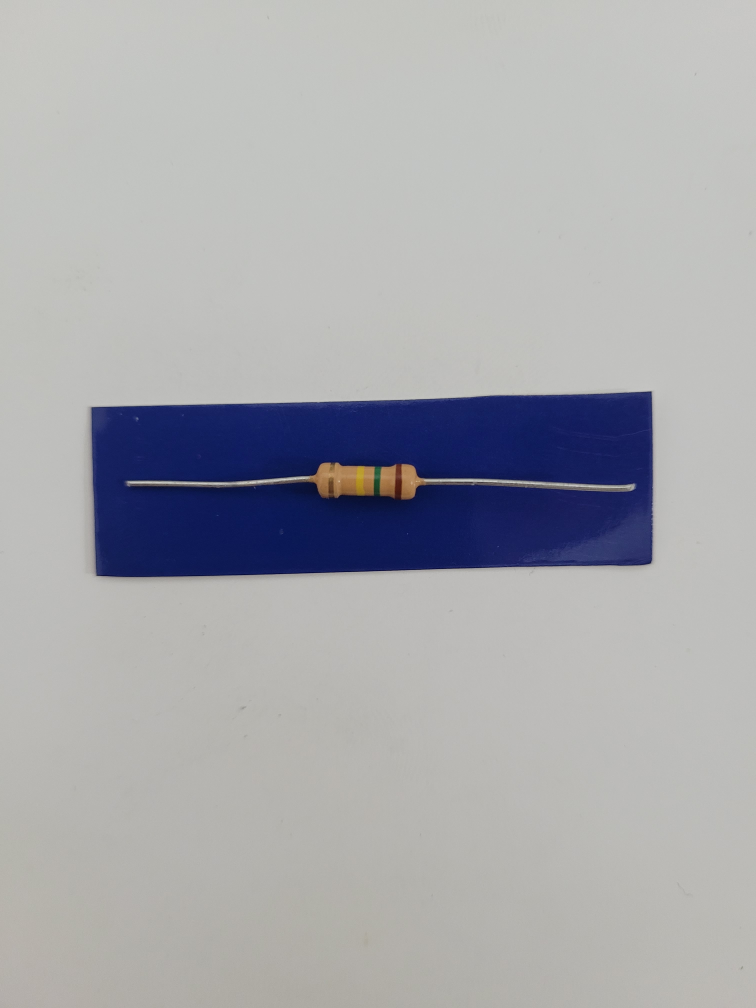
#> input picture Resistencias/R10_a.jpg, 3024 x 4032 px (shown at 1/4 size); its folder holds 4 pictures in this run
$ python tp2_ej2.py
#> lines starting #> are read from the running program, lines starting #| are printed output that depends on the picture; after the words box and inside, x2 and y2 are one past the last pixel; in counts of white or black regions, pixels touching at a corner belong together
#> further down, img is the input picture: shape (4032, 3024, 3); mean B, G, R 173.1, 169.1, 168.2
import cv2
import numpy as np
import glob
import matplotlib.pyplot as plt
import os
import re

# vars globales para mostrar los graficos
mostrar_graficos_1 = False # etapa 1
mostrar_graficos_2 = False # etapa 2

''' ===============================================================================================
    ============== PRIMERA ETAPA: Recorte de rectangulos azules con las resistencias ============== '''

# Función para obtener una máscara de las áreas de color azul fuerte en una imagen
def obtener_mascara_azul_fuerte(img_bgr):
    img_hsv = cv2.cvtColor(img_bgr, cv2.COLOR_BGR2HSV)  # Convierte la imagen de BGR a HSV
#> img_hsv: shape (4032, 3024, 3); mean H, S, V 40.6, 29, 176.9
    lower_blue = np.array([90, 50, 50])  # Límite inferior para el rango de color azul
    upper_blue = np.array([130, 255, 255])  # Límite superior para el rango de color azul
    mask = cv2.inRange(img_hsv, lower_blue, upper_blue)  # Genera una máscara para los píxeles en el rango
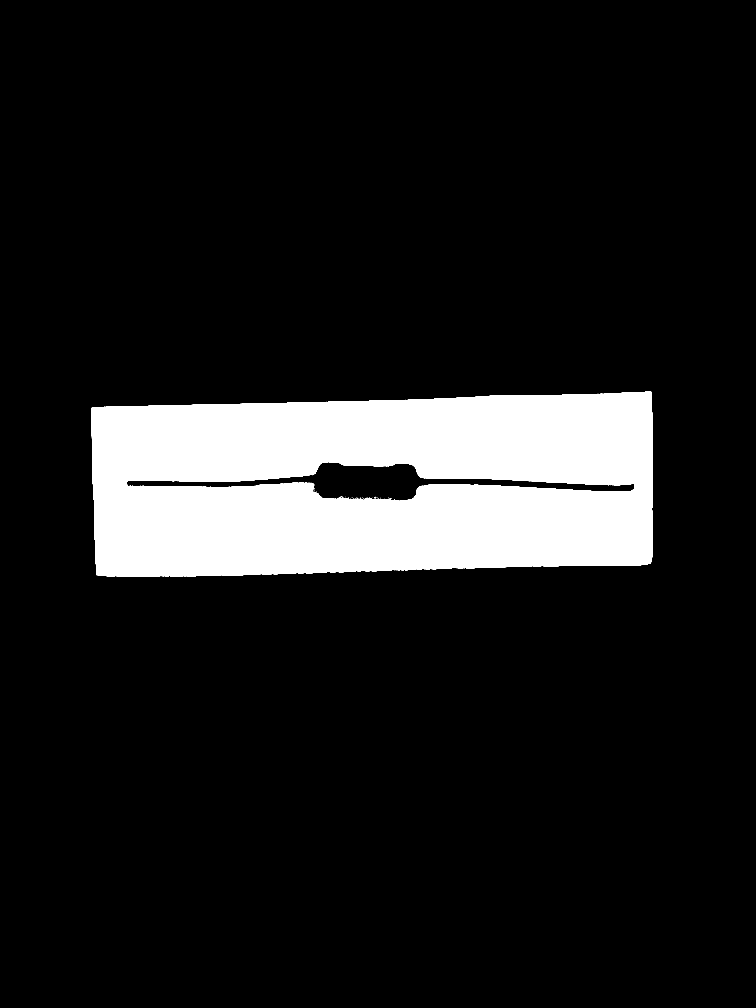
#> mask: shape (4032, 3024) (shown at 1/4 size); 11.7% white; 115 white regions (88 under 20 px), largest, box (x1, y1, x2, y2) and area: (366, 1567, 2612, 2308) 1430683, (802, 2301, 884, 2304) 87, (680, 2304, 732, 2306) 53

    # Graficos demostrativos del proceso
    if mostrar_graficos_1 == True:
        plt.figure(figsize=(15, 7))
        plt.imshow(mask)
        plt.title('Mascara azul')
        plt.axis('off')
        plt.show()

    return mask

# Función para ordenar los puntos de un contorno en un orden específico (superior izq -> sup der -> inf der -> inf izq)
def ordenar_puntos(puntos):
    rect = np.zeros((4, 2), dtype="float32")  # Inicializa una matriz de 4 puntos
    s = puntos.sum(axis=1)  # Suma de las coordenadas x + y
    diff = np.diff(puntos, axis=1)  # Diferencia entre las coordenadas x - y

    rect[0] = puntos[np.argmin(s)]     # Punto con la menor suma (superior izquierdo)
    rect[2] = puntos[np.argmax(s)]     # Punto con la mayor suma (inferior derecho)
    rect[1] = puntos[np.argmin(diff)]  # Menor diferencia (superior derecho)
    rect[3] = puntos[np.argmax(diff)]  # Mayor diferencia (inferior izquierdo)

    return rect

# Función híbrida para obtener una vista en perspectiva desde arriba de una imagen con una región azul
def perspectiva_vista_superior_hibrido(img_bgr):
    # Sub-función que intenta detectar un contorno rectangular preciso
    def metodo_contorno_preciso(img_bgr):
        mask = obtener_mascara_azul_fuerte(img_bgr)  # Obtiene la máscara azul fuerte
        kernel = cv2.getStructuringElement(cv2.MORPH_RECT, (15, 15))  # Kernel rectangular para operaciones morfológicas
        mask = cv2.morphologyEx(mask, cv2.MORPH_CLOSE, kernel)  # Aplica cierre para unir regiones cercanas
#> mask: shape (4032, 3024); 11.8% white; 1 white region
        contours, _ = cv2.findContours(mask, cv2.RETR_EXTERNAL, cv2.CHAIN_APPROX_SIMPLE)  # Encuentra contornos
#> contours = 1 contour; box (x1, y1, x2, y2) and area: (366, 1567, 2612, 2308) 1526752

        mejor_contorno = None  # Inicializa la variable para almacenar el mejor contorno
        max_area = 0  # Área máxima inicial

        # Recorre cada contorno para encontrar el mejor candidato
        for cnt in contours:
            peri = cv2.arcLength(cnt, True)  # Perímetro del contorno
            approx = cv2.approxPolyDP(cnt, 0.02 * peri, True)  # Aproxima el contorno a un polígono

            # Verifica si el contorno tiene 4 lados y mayor área.
            if len(approx) == 4:
                area = cv2.contourArea(approx)
                if area > max_area:
                    max_area = area
                    mejor_contorno = approx
#> this loop made 1 pass
#> (peri, area, max_area, mejor_contorno) on pass 1: (5889.2, 1507402, 1507402, [[2605, 1569], [369, 1629], [386, 2299], [2596, 2255]])
#> after the loop, max_area = 1507402

        if mejor_contorno is None:
            raise ValueError("Contorno rectangular no detectado.")  # Lanza excepción si no encuentra un contorno válido

        box_ordenado = ordenar_puntos(mejor_contorno.reshape(4, 2))  # Ordena los puntos del contorno
#> in ordenar_puntos, `s = puntos.sum(axis=1)`: s = [4174, 1998, 2685, 4851]
#> in ordenar_puntos, `diff = np.diff(puntos, axis=1)`: diff = [-1036, 1260, 1913, -341]
#> box_ordenado = [[369, 1629], [2605, 1569], [2596, 2255], [386, 2299]]
        return transformar_perspectiva(img_bgr, box_ordenado)  # Realiza la transformación en perspectiva

    # Sub-función alternativa que usa un rectángulo de área mínima si el contorno preciso falla
    def metodo_fallback_min_area_rect(img_bgr):
        mask = obtener_mascara_azul_fuerte(img_bgr)  # Obtiene la máscara azul fuerte
        kernel = cv2.getStructuringElement(cv2.MORPH_RECT, (7, 7))  # Kernel más pequeño para el cierre
        mask = cv2.morphologyEx(mask, cv2.MORPH_CLOSE, kernel)  # Aplica cierre para unir regiones cercanas
        coords = cv2.findNonZero(mask)  # Obtiene las coordenadas no nulas de la máscara

        if coords is None:
            raise ValueError("No se detectó región azul.")  # Lanza excepción si no hay píxeles detectados

        rect = cv2.minAreaRect(coords)  # Calcula el rectángulo de área mínima que encierra las coordenadas
        box = cv2.boxPoints(rect)  # Convierte el rectángulo en un conjunto de 4 puntos
        box = box.astype(np.intp)  # Convierte las coordenadas a enteros
        box_ordenado = ordenar_puntos(box)  # Ordena los puntos

        return transformar_perspectiva(img_bgr, box_ordenado)  # Realiza la transformación en perspectiva

    # Sub-función para transformar una región de interés en perspectiva
    def transformar_perspectiva(img, box_ordenado):
        (tl, tr, br, bl) = box_ordenado  # Extrae los puntos en el orden deseado
#> tl = [369, 1629]; tr = [2605, 1569]; br = [2596, 2255]; bl = [386, 2299]
        # Calcula las dimensiones del nuevo plano
        ancho_sup = np.linalg.norm(tr - tl)
#> ancho_sup = 2236.8
        ancho_inf = np.linalg.norm(br - bl)
#> ancho_inf = 2210.4
        alto_izq = np.linalg.norm(bl - tl)
#> alto_izq = 670.2
        alto_der = np.linalg.norm(br - tr)
#> alto_der = 686.1
        ancho_max = int(max(ancho_sup, ancho_inf))
#> ancho_max = 2236
        alto_max = int(max(alto_izq, alto_der))
#> alto_max = 686

        # Define los puntos destino en el nuevo plano
        destino = np.array([
            [0, 0],
            [ancho_max - 1, 0],
            [ancho_max - 1, alto_max - 1],
            [0, alto_max - 1]
        ], dtype="float32")
#> destino = [[0, 0], [2235, 0], [2235, 685], [0, 685]]

        M = cv2.getPerspectiveTransform(box_ordenado, destino)  # Calcula la matriz de transformación
#> M = [[0.997, -0.0253, -326.7], [0.0264, 0.985, -1615], [9.62e-06, -1.7e-05, 1]]

        transf = cv2.warpPerspective(img, M, (ancho_max, alto_max))
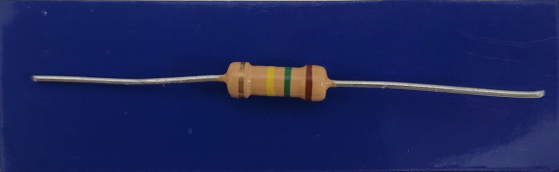
#> transf: shape (686, 2236, 3) (shown at 1/4 size); mean B, G, R 91.3, 36.2, 27.5

        # Gráficos auxiliares del proceso
        if mostrar_graficos_1 == True:
            titles = ['Original', 'Transformada']
            images = [img, transf]
            plt.figure(figsize=(15, 7))
            for i in range(2):
                plt.subplot(1, 2, i+1)
                cmap = 'gray' if i < 4 else None
                plt.imshow(images[i], cmap=cmap)
                plt.title(titles[i])
                plt.axis('off')
            plt.tight_layout()
            plt.show()

        return transf  # Aplica la transformación

    # Intenta usar el método confiable; si falla, usa el método de respaldo
    try:
        return metodo_contorno_preciso(img_bgr)
    except Exception as e:
        return metodo_fallback_min_area_rect(img_bgr)

''' ===============================================================================================
    =========== SEGUNDA ETAPA: Detección del cuerpo y bandas de color de la resistencia =========== '''

# Detecta y segmenta el cuerpo de la resistencia en una imagen con fondo azul.
# Devuelve:
#  - la región recortada (ROI) del cuerpo de la resistencia.
# [164 lines left out: functions detectar_cuerpo_resistencia, detectar_colores_bandas, verificar_sentido_resistencia, not called in this run]

''' ===============================================================================================
    ==================== TERCERA ETAPA: Calculo de valores de las resistencias ==================== '''

# --- Código de colores comercial ---
codigo_colores = {
    "Negro": 0, "Marron": 1, "Rojo": 2, "Naranja": 3,
    "Amarillo": 4, "Verde": 5, "Azul": 6, "Violeta": 7,
    "Gris": 8, "Blanco": 9
}
multiplicadores = {
    "Negro": 1, "Marron": 10, "Rojo": 100, "Naranja": 1000,
    "Amarillo": 10000, "Verde": 100000, "Azul": 1000000,
    "Violeta": 10000000, "Gris": 100000000, "Blanco": 1000000000
}

# Calcula el valor de la resistencia en Ohms basado en los nombres de las bandas detectadas.
# Convierte automáticamente a kOhms o MOhms si el valor es grande.
#  - Recibe: Lista de tuplas con coordenadas x y nombres de colores detectados.
#  - Devuelve: Valor de la resistencia en formato legible con unidades.
# [18 lines left out: function calcular_valor_resistencia_comercial, not called in this run]

''' ===============================================================================================
    ================= CUARTA ETAPA: Funcion principal que inicia el procedimiento ================= '''

# --- Procesar múltiples resistencias ---
def procesar_resistencias(directorio):
    resultados = []
    patron = re.compile(r'^R\d+_a_out\.jpg$')  # Patrón para seleccionar imágenes del tipo Rx_a_out.jpg
    for archivo in os.listdir(directorio):
        if patron.match(archivo):  # Verifica si el nombre cumple con el patrón
            ruta = os.path.join(directorio, archivo)

            # Cargar la imagen
            imagen = cv2.imread(ruta)

            roi, _ = detectar_cuerpo_resistencia(imagen)
            if roi is not None:
                roi_hsv = cv2.cvtColor(roi, cv2.COLOR_BGR2HSV)
                _, colores_detectados = detectar_colores_bandas(roi_hsv)

                # Verificar sentido de la resistencia
                roi_ajustada, colores_ajustados = verificar_sentido_resistencia(roi, colores_detectados)

                # Calcular el valor de la resistencia
                valor_resistencia = calcular_valor_resistencia_comercial(colores_ajustados)

                resultados.append({
                    "imagen": archivo,
                    "colores": colores_ajustados,
                    "valor": valor_resistencia
                })

    return resultados

''' =============================================================================================== '''


''' =============== PROCEDIMIENTO =============== '''

# --- Itera sobre todas las imágenes en la carpeta "Resistencias" ---
for ruta in glob.glob("Resistencias/*.jpg"):
    img = cv2.imread(ruta)  # Lee la imagen actual
    try:
        salida = perspectiva_vista_superior_hibrido(img)  # Procesa la imagen para obtener la vista superior
        nombre = ruta.split("\\")[-1].replace(".jpg", "_out.jpg")  # Genera un nombre para la imagen de salida
        cv2.imwrite(f"Resultados/{nombre}", salida)  # Guarda la imagen procesada en la carpeta de resultados
    except Exception as e:
        print(f"Error con {ruta}: {e}")  # Informa errores durante el procesamiento
#> pass 2 of the loop `for ruta in glob.glob("Resistencias/*.jpg"):`:
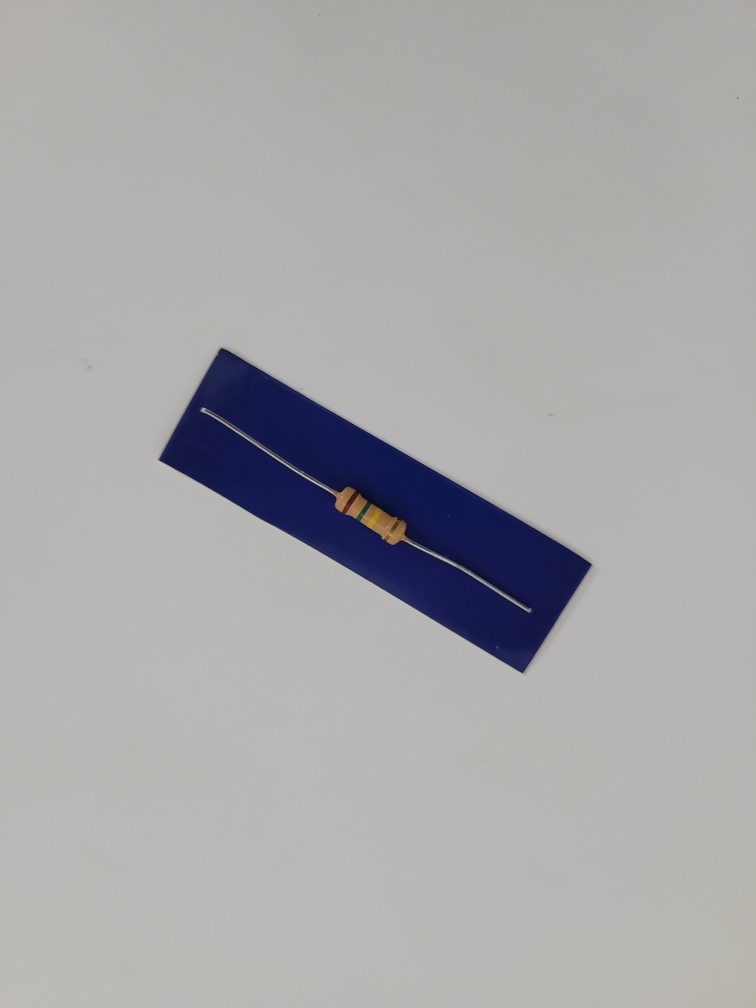
#> input picture Resistencias/R10_b.jpg, 3024 x 4032 px (shown at 1/4 size)
#> img is the input picture: shape (4032, 3024, 3); mean B, G, R 169.6, 168.9, 168.8
#> in metodo_contorno_preciso (call 2), `mask = cv2.morphologyEx(mask, cv2.MORPH_CLOSE, kernel)`:
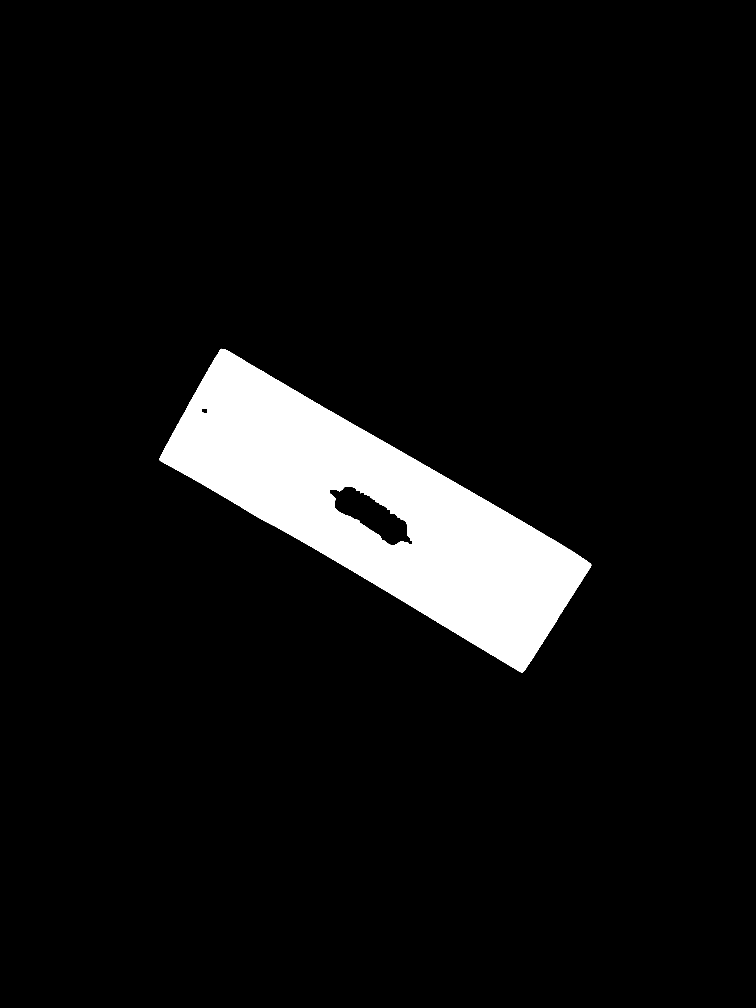
#> mask: shape (4032, 3024) (shown at 1/4 size); 6.9% white; 1 white region
#> contours = 1 contour; box (x1, y1, x2, y2) and area: (637, 1395, 2365, 2691) 875618
#> the loop in metodo_contorno_preciso (call 2), `for cnt in contours:` made 1 pass
#> (peri, area, max_area, mejor_contorno) on pass 1: (4754.1, 862245, 862245, [[880, 1399], [637, 1839], [2091, 2690], [2363, 2255]])
#> after the loop in metodo_contorno_preciso (call 2), `for cnt in contours:`: max_area = 862245
#> in metodo_contorno_preciso (call 2), `box_ordenado = ordenar_puntos(mejor_contorno.reshape(4, 2))`: box_ordenado = [[880, 1399], [2363, 2255], [2091, 2690], [637, 1839]]
#> tl = [880, 1399]; tr = [2363, 2255]; br = [2091, 2690]; bl = [637, 1839]
#> ancho_sup = 1712.3
#> ancho_inf = 1684.7
#> alto_izq = 502.6
#> alto_der = 513
#> ancho_max = 1712
#> alto_max = 513
#> destino = [[0, 0], [1711, 0], [1711, 512], [0, 512]]
#> M = [[0.887, 0.49, -1465.2], [-0.498, 0.862, -768.3], [2.62e-05, -2.15e-05, 1]]
#> in transformar_perspectiva (call 2), `transf = cv2.warpPerspective(img, M, (ancho_max, alto_max))`:
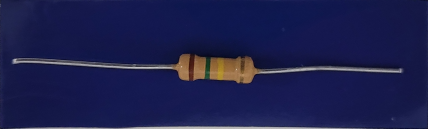
#> transf: shape (513, 1712, 3) (shown at 1/4 size); mean B, G, R 76.5, 30.6, 27.9
#> pass 3 of the loop `for ruta in glob.glob("Resistencias/*.jpg"):`:
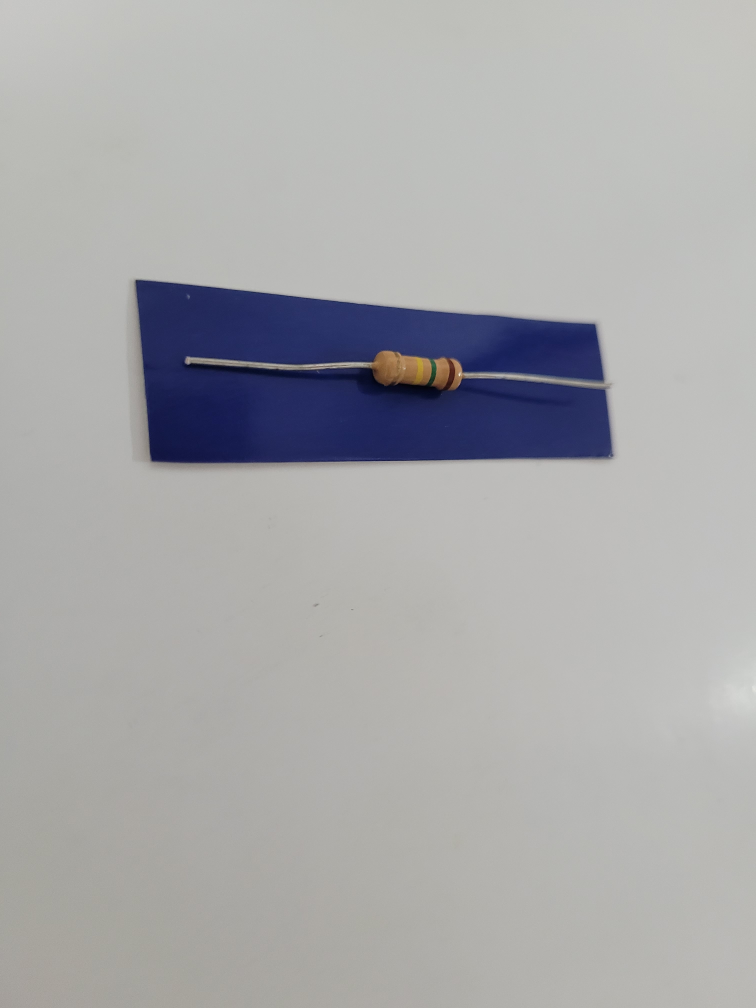
#> input picture Resistencias/R10_c.jpg, 3024 x 4032 px (shown at 1/4 size)
#> img is the input picture: shape (4032, 3024, 3); mean B, G, R 170.7, 169.3, 169
#> in obtener_mascara_azul_fuerte (call 3), `mask = cv2.inRange(img_hsv, lower_blue, upper_blue)`:
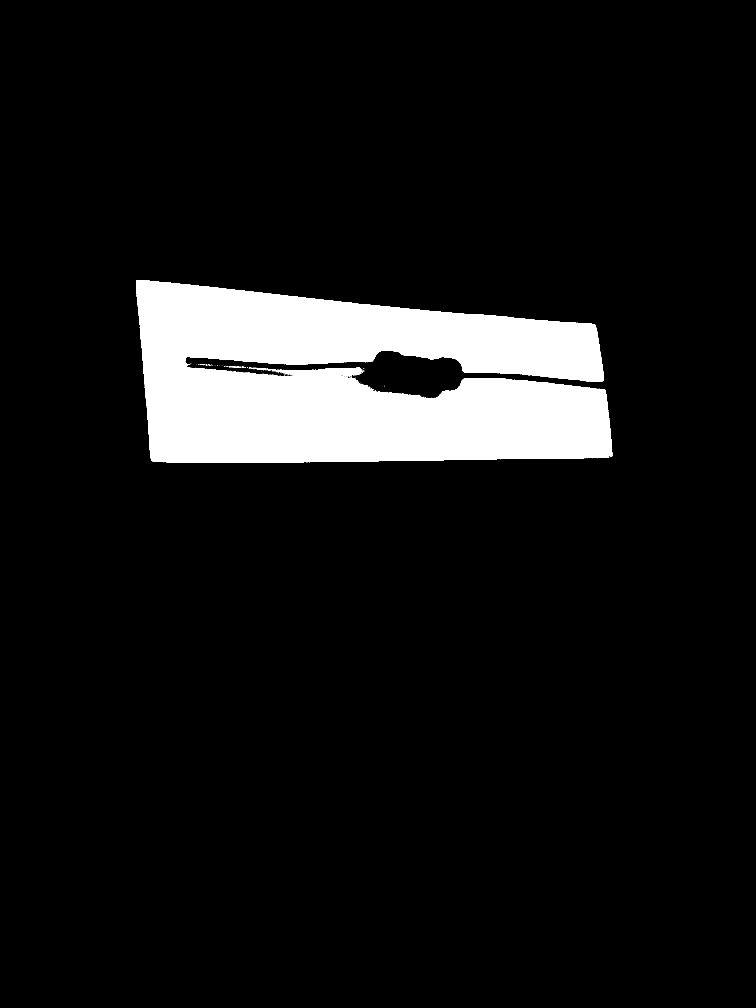
#> mask: shape (4032, 3024) (shown at 1/4 size); 8.7% white; 142 white regions (136 under 20 px), largest, box (x1, y1, x2, y2) and area: (544, 1120, 2451, 1852) 1058521, (1007, 1471, 1106, 1483) 384, (945, 1466, 966, 1472) 55, (933, 1465, 948, 1470) 36, (967, 1467, 978, 1472) 24, (924, 1464, 933, 1469) 22
#> contours = 2 contours, 1 with area under 20; largest, box (x1, y1, x2, y2) and area: (544, 1120, 2451, 1852) 1063802
#> coords = contour of 1062802 points, box (x1, y1, x2, y2) (544, 1120, 2451, 1852), area 434192
#> rect = ((1497, 1485.5), (731, 1906), -90)
#> box = [[2450, 1851], [544, 1851], [544, 1120], [2450, 1120]]
#> in metodo_fallback_min_area_rect, `box_ordenado = ordenar_puntos(box)`: box_ordenado = [[544, 1120], [2450, 1120], [2450, 1851], [544, 1851]]
#> tl = [544, 1120]; tr = [2450, 1120]; br = [2450, 1851]; bl = [544, 1851]
#> ancho_sup = 1906
#> alto_izq = 731
#> ancho_max = 1906
#> alto_max = 731
#> destino = [[0, 0], [1905, 0], [1905, 730], [0, 730]]
#> M = [[0.999, 5.06e-17, -543.7], [9.28e-17, 0.999, -1118.5], [4.09e-20, -2.04e-20, 1]]
#> in transformar_perspectiva (call 3), `transf = cv2.warpPerspective(img, M, (ancho_max, alto_max))`:
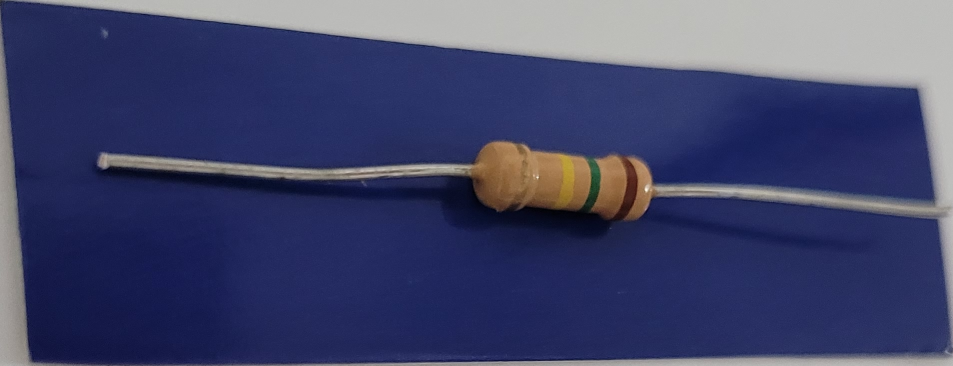
#> transf: shape (731, 1906, 3) (shown at 1/2 size); mean B, G, R 105.9, 68.8, 64.6
#> the loop made 4 passes; the first 3 are shown

# --- Proceso las imagenes para obtener los valores de las resistencias ---
directorio_imagenes = "Resultados"
#> directorio_imagenes = 'Resultados'
resultados = procesar_resistencias(directorio_imagenes)
#> (the run stopped early here; a loop or call above may not have finished)
